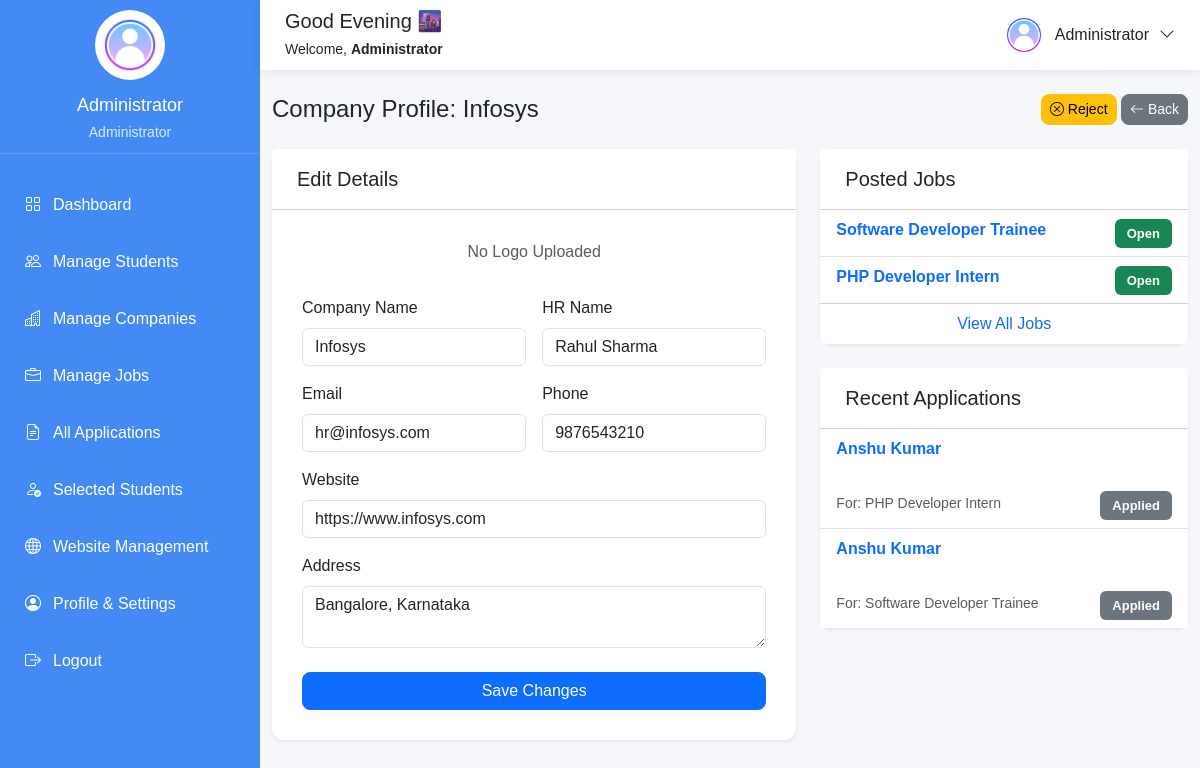
The page /admin/view-company.php?id=1 (signed in) on the database its author committed.
### tables this page shows
CREATE TABLE `companies` (
  `id` int(11) NOT NULL,
  `company_code` varchar(20) DEFAULT NULL,
  `company_name` varchar(150) NOT NULL,
  `hr_name` varchar(100) DEFAULT NULL,
  `email` varchar(100) DEFAULT NULL,
  `phone` varchar(15) DEFAULT NULL,
  `address` text DEFAULT NULL,
  `website` varchar(255) DEFAULT NULL,
  `logo` varchar(255) DEFAULT NULL,
  `password` varchar(255) NOT NULL,
  `status` enum('Pending','Approved','Rejected') DEFAULT 'Pending',
  `created_at` timestamp NOT NULL DEFAULT current_timestamp()
);

CREATE TABLE `jobs` (
  `id` int(11) NOT NULL,
  `company_id` int(11) NOT NULL,
  `title` varchar(150) NOT NULL,
  `location` varchar(100) DEFAULT NULL,
  `package` varchar(50) DEFAULT NULL,
  `vacancies` int(11) DEFAULT NULL,
  `eligibility` text DEFAULT NULL,
  `description` text DEFAULT NULL,
  `last_date` date DEFAULT NULL,
  `status` enum('Open','Closed') DEFAULT 'Open',
  `created_at` timestamp NOT NULL DEFAULT current_timestamp()
);

CREATE TABLE `applications` (
  `id` int(11) NOT NULL,
  `job_id` int(11) NOT NULL,
  `student_id` int(11) NOT NULL,
  `status` enum('Applied','Shortlisted','Rejected','Selected') DEFAULT 'Applied',
  `applied_at` timestamp NOT NULL DEFAULT current_timestamp()
);

CREATE TABLE `students` (
  `id` int(11) NOT NULL,
  `registration_id` varchar(20) DEFAULT NULL,
  `roll_no` varchar(30) NOT NULL,
  `name` varchar(100) NOT NULL,
  `email` varchar(100) NOT NULL,
  `phone` varchar(15) DEFAULT NULL,
  `gender` enum('Male','Female','Other') DEFAULT NULL,
  `dob` date DEFAULT NULL,
  `course` varchar(50) DEFAULT NULL,
  `semester` varchar(20) DEFAULT NULL,
  `cgpa` decimal(3,2) DEFAULT NULL,
  `skills` text DEFAULT NULL,
  `resume` varchar(255) DEFAULT NULL,
  `profile_photo` varchar(255) DEFAULT NULL,
  `password` varchar(255) NOT NULL,
  `profile_completed` tinyint(1) DEFAULT 0,
  `created_at` timestamp NOT NULL DEFAULT current_timestamp()
);

### admin/view-company.php (the view, shortened to what this page needs)
<?php
include 'includes/admin-header.php';
include 'includes/admin-sidebar.php';
$id = (int)$_GET['id'];
$company_query = mysqli_query($conn, "SELECT * FROM companies WHERE id='$id'");
$company = mysqli_fetch_assoc($company_query);
?>
<div class="main-content">
    <?php include 'includes/admin-topbar.php'; ?>
    <div class="container-fluid py-4">
        <div class="d-flex justify-content-between align-items-center mb-4">
            <h4 class="mb-0">Company Profile: <?php echo htmlspecialchars($company['company_name']); ?></h4>
            <div>
                <?php if ($company['status'] != 'Rejected') { ?>
                    <a href="?id=<?php echo $id; ?>&action=reject" class="btn btn-warning btn-sm"><i class="bi bi-x-circle"></i> Reject</a>
                <?php } ?>
                <a href="companies.php" class="btn btn-secondary btn-sm"><i class="bi bi-arrow-left"></i> Back</a>
            </div>
        </div>
        <div class="row">
            <div class="col-lg-7 mb-4">
                <div class="card shadow-sm border-0 h-100">
                    <div class="card-header bg-white">
                        <h5 class="mb-0">Edit Details</h5>
                    </div>
                    <div class="card-body">
                        <form method="POST">
                            <div class="row g-3">
                                <div class="col-md-12 text-center mb-3">
                                    <?php if (!empty($company['logo']) && file_exists('../uploads/' . $company['logo'])) { ?>
                                        <img src="../uploads/<?php echo $company['logo']; ?>" alt="Logo" height="80">
                                    <?php } else { ?>
                                        <span class="text-muted">No Logo Uploaded</span>
                                    <?php } ?>
                                </div>
                                <div class="col-md-6">
                                    <label class="form-label">Company Name</label>
                                    <input type="text" name="company_name" class="form-control" value="<?php echo htmlspecialchars($company['company_name']); ?>" required>
                                </div>
                                <div class="col-md-6">
                                    <label class="form-label">HR Name</label>
                                    <input type="text" name="hr_name" class="form-control" value="<?php echo htmlspecialchars($company['hr_name']); ?>">
                                </div>
                                <div class="col-md-6">
                                    <label class="form-label">Email</label>
                                    <input type="email" name="email" class="form-control" value="<?php echo htmlspecialchars($company['email']); ?>" required>
                                </div>
                                <div class="col-md-6">
                                    <label class="form-label">Phone</label>
                                    <input type="text" name="phone" class="form-control" value="<?php echo htmlspecialchars($company['phone']); ?>">
                                </div>
                                <div class="col-md-12">
                                    <label class="form-label">Website</label>
                                    <input type="url" name="website" class="form-control" value="<?php echo htmlspecialchars($company['website']); ?>">
                                </div>
                                <div class="col-12">
                                    <label class="form-label">Address</label>
                                    <textarea name="address" class="form-control" rows="2"><?php echo htmlspecialchars($company['address']); ?></textarea>
                                </div>
                                <div class="col-12 mt-4">
                                    <button type="submit" name="update_company" class="btn btn-primary w-100">Save Changes</button>
                                </div>
                            </div>
                        </form>
                    </div>
                </div>
            </div>
            <div class="col-lg-5 mb-4">
                <div class="card shadow-sm border-0 mb-4">
                    <div class="card-header bg-white">
                        <h5 class="mb-0">Posted Jobs</h5>
                    </div>
                    <div class="card-body p-0">
                        <ul class="list-group list-group-flush">
                            <?php
                            $jobs = mysqli_query($conn, "SELECT id, title, status FROM jobs WHERE company_id='$id' ORDER BY created_at DESC LIMIT 5");
                            if (mysqli_num_rows($jobs) > 0) {
                                while ($job = mysqli_fetch_assoc($jobs)) {
                            ?>
                                    <li class="list-group-item d-flex justify-content-between align-items-center">
                                        <a href="edit-job.php?id=<?php echo $job['id']; ?>" class="text-decoration-none text-dark">
                                            <strong><?php echo htmlspecialchars($job['title']); ?></strong>
                                        </a>
                                        <?php if ($job['status'] == 'Open') { ?>
                                            <span class="badge bg-success">Open</span>
                                        <?php } else { ?>
                                            <span class="badge bg-danger">Closed</span>
                                        <?php } ?>
                                    </li>
                            <?php
                                }
                            } else {
                                echo '<li class="list-group-item text-center text-muted">No jobs posted yet.</li>';
                            }
                            ?>
                        </ul>
                    </div>
                    <div class="card-footer bg-white text-center">
                        <a href="jobs.php?search=<?php echo urlencode($company['company_name']); ?>" class="text-decoration-none">View All Jobs</a>
                    </div>
                </div>
                <div class="card shadow-sm border-0">
                    <div class="card-header bg-white">
                        <h5 class="mb-0">Recent Applications</h5>
                    </div>
                    <div class="card-body p-0">
                        <ul class="list-group list-group-flush">
                            <?php
                            $apps = mysqli_query($conn, "
                                SELECT students.name, jobs.title, applications.status
                                FROM applications
                                INNER JOIN students ON applications.student_id = students.id
                                INNER JOIN jobs ON applications.job_id = jobs.id
                                WHERE jobs.company_id='$id'
                                ORDER BY applications.applied_at DESC LIMIT 5
                            ");
                            if (mysqli_num_rows($apps) > 0) {
                                while ($app = mysqli_fetch_assoc($apps)) {
                            ?>
                                    <li class="list-group-item">
                                        <strong><?php echo htmlspecialchars($app['name']); ?></strong><br>
                                        <small class="text-muted">For: <?php echo htmlspecialchars($app['title']); ?></small>
                                        <span class="badge bg-secondary float-end"><?php echo $app['status']; ?></span>
                                    </li>
                            <?php
                                }
                            } else {
                                echo '<li class="list-group-item text-center text-muted">No applications received.</li>';
                            }
                            ?>
                        </ul>
                    </div>
                </div>
            </div>
        </div>
    </div>
</div>
<?php include 'includes/admin-footer.php'; ?>

### admin/includes/admin-sidebar.php (shortened to what this page needs)
<div class="sidebar d-none d-lg-block">
    <div class="sidebar-profile">
        <?php if (!empty($admin['profile_image']) && file_exists('../uploads/' . $admin['profile_image'])) { ?>
            <img src="../uploads/<?php echo $admin['profile_image']; ?>" alt="Admin" style="object-fit: cover;">
        <?php } else { ?>
            <img src="../assets/images/default-user.png" alt="Admin" style="object-fit: cover;">
        <?php } ?>
        <h5><?php echo htmlspecialchars($admin['name']); ?></h5>
        <p>Administrator</p>
    </div>
    <?php include 'admin-menu.php'; ?>
</div>
        <?php include 'admin-menu.php'; ?>

### admin/includes/admin-topbar.php (shortened to what this page needs)
<div class="topbar">
    <div class="d-flex align-items-center">
        <div>
            <h5 class="mb-1">
                <?php
                $hour = date("H");
                if ($hour >= 5 && $hour < 12) {
                    echo "Good Morning 👋";
                } elseif ($hour >= 12 && $hour < 17) {
                    echo "Good Afternoon ☀️";
                } else {
                    echo "Good Evening 🌆";
                }
                ?>
            </h5>
            <small>
                Welcome, <strong><?php echo htmlspecialchars($admin['name']); ?></strong>
            </small>
        </div>
    </div>
    <div class="dropdown">
        <a href="#" class="profile-dropdown dropdown-toggle" role="button" id="adminProfileDropdown" data-bs-toggle="dropdown" aria-expanded="false">
            <?php if (!empty($admin['profile_image']) && file_exists('../uploads/' . $admin['profile_image'])) { ?>
                <img src="../uploads/<?php echo $admin['profile_image']; ?>" style="object-fit: cover;">
            <?php } else { ?>
                <img src="../assets/images/default-user.png" style="object-fit: cover;">
            <?php } ?>
            <span><?php echo htmlspecialchars($admin['name']); ?></span>
            <i class="bi bi-chevron-down"></i>
        </a>
    </div>
</div>

### assets/css/dashboard.css (style rules this page uses)
* { margin: 0; padding: 0; box-sizing: border-box; }
body { background: #f5f7fb; font-family: Arial, Helvetica, sans-serif; }
.main-content { margin-left: 260px; }
.card { border-radius: 12px; }
.card-header { padding: 18px 25px; }
.card-body { padding: 30px; }
.btn { border-radius: 8px; }
.sidebar { position: fixed; top: 0; left: 0; width: 260px; height: 100vh; background: #438af5; overflow-y: auto; }
.sidebar-profile { text-align: center; padding: 10px 5px; border-bottom: 1px solid rgba(255, 255, 255, .15); }
.sidebar-profile img { width: 70px; height: 70px; border-radius: 50%; object-fit: cover; border: 4px solid rgba(255, 255, 255, .30); margin-bottom: 15px; background: #fff; }
.sidebar-profile h5 { color: #fff; margin-bottom: 5px; font-size: 18px; }
.sidebar-profile p { color: rgba(255, 255, 255, .80); margin: 0; font-size: 14px; }
.topbar { position: sticky; top: 0; z-index: 999; height: 70px; background: #fff; display: flex; justify-content: space-between; align-items: center; padding: 0 25px; box-shadow: 0 2px 10px rgba(0, 0, 0, .08); }
.topbar>div:first-child { display: flex; align-items: center; }
.topbar>div:last-child { margin-left: auto; }
.profile-dropdown { display: flex; align-items: center; gap: 10px; text-decoration: none; color: #212529; cursor: pointer; }
.profile-dropdown::after { display: none !important; }
.profile-dropdown img { width: 42px; height: 42px; border-radius: 50%; object-fit: cover; }
.card .btn { margin-right: 10px; }
.card-body strong { display: block; margin-bottom: 6px; color: #0d6efd; }
.badge { padding: 8px 12px; font-size: 13px; }

### rows shown on the page
companies: company_name "Infosys", hr_name "Rahul Sharma", email "hr@infosys.com", phone "9876543210", website "https://www.infosys.com", address "Bangalore, Karnataka"
jobs: title "Software Developer Trainee", status "Open"
jobs: title "PHP Developer Intern", status "Open"
applications: student.name "Anshu Kumar", job.title "PHP Developer Intern", status "Applied"
applications: student.name "Anshu Kumar", job.title "Software Developer Trainee", status "Applied"

### other values the page prints
$admin['name'] "Administrator"
